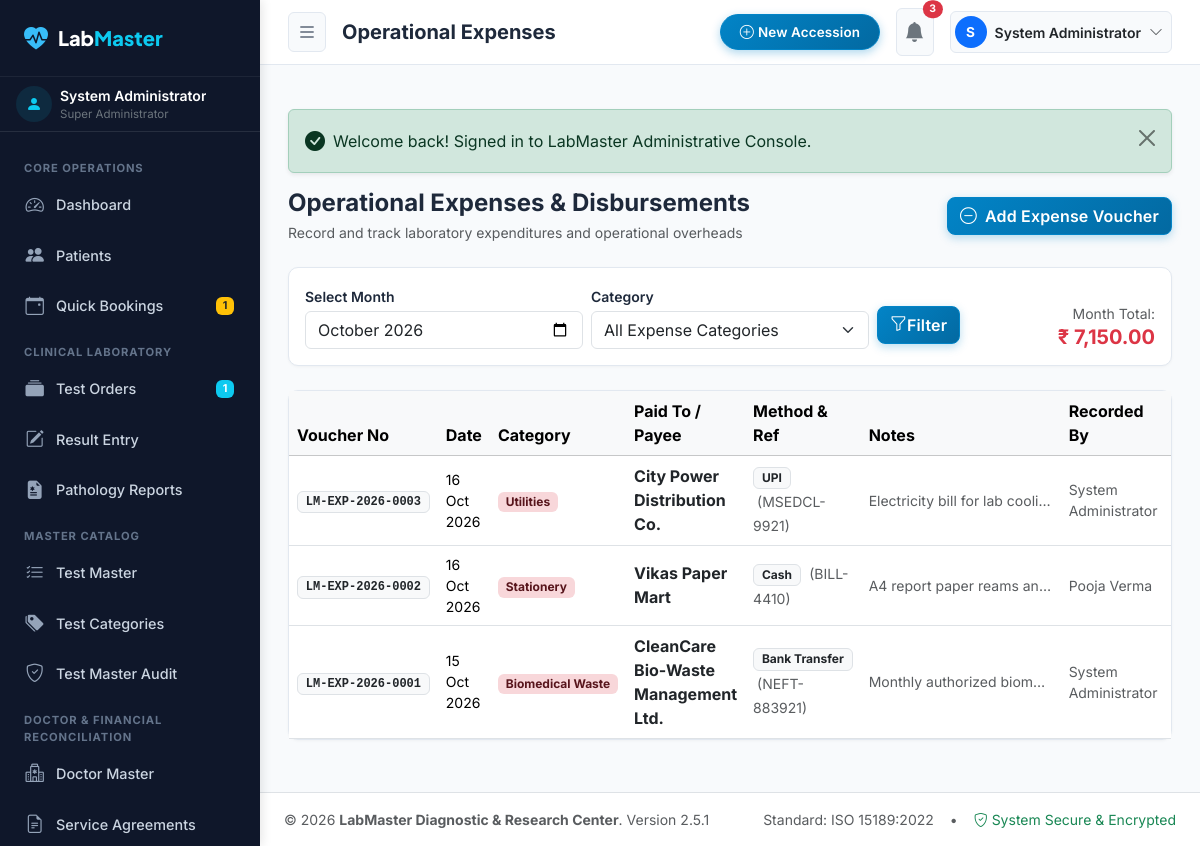
The app's page /admin/accounting/expenses.php (signed in) with its own data.
### tables this page shows
CREATE TABLE `users` (
  `id` INT AUTO_INCREMENT PRIMARY KEY,
  `role_id` INT NOT NULL,
  `username` VARCHAR(50) NOT NULL UNIQUE,
  `email` VARCHAR(100) NOT NULL UNIQUE,
  `password_hash` VARCHAR(255) NOT NULL,
  `full_name` VARCHAR(100) NOT NULL,
  `phone` VARCHAR(20) NULL,
  `designation` VARCHAR(100) NULL,
  `qualification` VARCHAR(150) NULL,
  `registration_number` VARCHAR(50) NULL,
  `signature_image` VARCHAR(255) NULL,
  `is_active` TINYINT(1) DEFAULT 1,
  `failed_logins` INT DEFAULT 0,
  `lockout_until` DATETIME NULL,
  `last_login` DATETIME NULL,
  `created_at` TIMESTAMP DEFAULT CURRENT_TIMESTAMP,
  `updated_at` TIMESTAMP DEFAULT CURRENT_TIMESTAMP ON UPDATE CURRENT_TIMESTAMP,
  FOREIGN KEY (`role_id`) REFERENCES `roles`(`id`),
  INDEX (`username`),
  INDEX (`email`)
);

CREATE TABLE `roles` (
  `id` INT AUTO_INCREMENT PRIMARY KEY,
  `name` VARCHAR(50) NOT NULL UNIQUE,
  `slug` VARCHAR(50) NOT NULL UNIQUE,
  `description` VARCHAR(255) NULL,
  `is_system` TINYINT(1) DEFAULT 0,
  `created_at` TIMESTAMP DEFAULT CURRENT_TIMESTAMP
);

CREATE TABLE `expenses` (
  `id` INT AUTO_INCREMENT PRIMARY KEY,
  `expense_number` VARCHAR(50) NOT NULL UNIQUE,
  `category` VARCHAR(100) NOT NULL,
  `amount` DECIMAL(10,2) NOT NULL,
  `payment_method` ENUM('Cash', 'UPI', 'Bank Transfer', 'Card', 'Cheque') NOT NULL DEFAULT 'Cash',
  `paid_to` VARCHAR(150) NOT NULL,
  `expense_date` DATE NOT NULL,
  `reference_no` VARCHAR(100) NULL,
  `notes` TEXT NULL,
  `recorded_by` INT NULL,
  `created_at` TIMESTAMP DEFAULT CURRENT_TIMESTAMP,
  FOREIGN KEY (`recorded_by`) REFERENCES `users`(`id`) ON DELETE SET NULL,
  INDEX (`expense_number`),
  INDEX (`expense_date`),
  INDEX (`category`)
);

### admin/accounting/expenses.php (the view, shortened to what the rows shown need)
<?php
$pageTitle = 'Operational Expenses';
require_once dirname(__DIR__) . '/includes/auth_guard.php';
$monthFilter = trim($_GET['month'] ?? date('Y-m'));
$sql = "SELECT e.*, u.full_name as recorder_name
        FROM `expenses` e
        LEFT JOIN `users` u ON e.recorded_by = u.id
        WHERE e.expense_date LIKE ?";
$params = ["{$monthFilter}-%"];
$sql .= " ORDER BY e.id DESC";
$expenses = Database::fetchAll($sql, $params);
require_once dirname(__DIR__) . '/includes/header.php';
?>
<div class="d-flex flex-wrap justify-content-between align-items-center mb-4 gap-2">
  <div>
    <h2 class="h4 fw-bold mb-1">Operational Expenses & Disbursements</h2>
  </div>
</div>
<div class="admin-card">
  <div class="admin-card-body p-0">
    <div class="table-responsive">
      <table class="table table-hover align-middle mb-0">
        <thead class="table-light">
          <tr>
            <th>Voucher No</th>
            <th>Date</th>
            <th>Category</th>
            <th>Paid To / Payee</th>
            <th>Method & Ref</th>
            <th>Notes</th>
            <th>Recorded By</th>
            <th class="text-end">Amount</th>
          </tr>
        </thead>
        <tbody>
          <?php if (empty($expenses)): ?>
            <tr><td colspan="9" class="text-center text-muted py-5">No expenses recorded for the selected period.</td></tr>
          <?php else: ?>
            <?php foreach ($expenses as $ex): ?>
              <tr>
                <td><span class="badge bg-light text-dark border font-monospace"><?= e($ex['expense_number']) ?></span></td>
                <td class="small"><?= format_date($ex['expense_date']) ?></td>
                <td><span class="badge bg-danger-subtle text-danger-emphasis"><?= e($ex['category']) ?></span></td>
                <td class="fw-bold text-dark"><?= e($ex['paid_to']) ?></td>
                <td>
                  <span class="badge bg-light text-dark border"><?= e($ex['payment_method']) ?></span>
                  <?php if (!empty($ex['reference_no'])): ?>
                    <span class="text-muted small ms-1">(<?= e($ex['reference_no']) ?>)</span>
                  <?php endif; ?>
                </td>
                <td class="small text-muted text-truncate" style="max-width: 200px;"><?= e($ex['notes'] ?: '-') ?></td>
                <td class="small text-muted"><?= e($ex['recorder_name'] ?: 'Staff') ?></td>
                <td class="text-end fw-bold text-danger"><?= format_currency($ex['amount']) ?></td>
              </tr>
            <?php endforeach; ?>
          <?php endif; ?>
        </tbody>
      </table>
    </div>
  </div>
</div>
<?php require_once dirname(__DIR__) . '/includes/footer.php'; ?>

### admin/includes/header.php (shortened to what the rows shown need)
<?php
require_once __DIR__ . '/auth_guard.php';
$pageTitle = $pageTitle ?? 'Admin Control Center';
?>
<!DOCTYPE html>
<html lang="en">
<head>
  <link href="https://cdn.jsdelivr.net/npm/bootstrap@5.3.3/dist/css/bootstrap.min.css" rel="stylesheet">
  <link rel="stylesheet" href="https://cdn.jsdelivr.net/npm/bootstrap-icons@1.11.3/font/bootstrap-icons.min.css">
  <link rel="stylesheet" href="<?= ASSETS_URL ?>/css/admin.css?v=<?= APP_VERSION ?>">
</head>
<body class="admin-body">
  <?php require_once __DIR__ . '/sidebar.php'; ?>
  <div class="admin-wrapper">
    <header class="admin-topbar">
      <div class="d-flex align-items-center gap-3">
        <h1 class="h5 mb-0 fw-bold d-none d-md-block text-truncate" style="max-width: 450px;">
          <?= e($pageTitle) ?>
        </h1>
      </div>
      <div class="d-flex align-items-center gap-3">
        <div class="dropdown">
          <button class="btn btn-light border-0 d-flex align-items-center gap-2 p-1 pe-2 rounded-pill" type="button" data-bs-toggle="dropdown" aria-expanded="false">
            <div class="rounded-circle bg-primary text-white d-flex align-items-center justify-content-center" style="width: 32px; height: 32px; font-size: 0.85rem; font-weight: 700;">
              <?= strtoupper(substr($currentUser['full_name'], 0, 1)) ?>
            </div>
            <span class="small fw-semibold text-dark d-none d-md-inline"><?= e($currentUser['full_name']) ?></span>
            <i class="bi bi-chevron-down text-muted small"></i>
          </button>
        </div>
      </div>
    </header>
    <main class="admin-content">

### admin/includes/sidebar.php (shortened to what the rows shown need)
<aside class="admin-sidebar">
  <div class="px-3 py-2 border-bottom border-secondary border-opacity-25 d-flex align-items-center gap-2">
    <div class="overflow-hidden">
      <div class="text-white text-truncate fw-semibold small"><?= e($currentUser['full_name']) ?></div>
      <div class="text-secondary text-truncate" style="font-size: 0.72rem;"><?= e($currentUser['role_name']) ?></div>
    </div>
  </div>
</aside>

### records on screen
users: full_name "System Administrator", role.name "Super Administrator", full_name "S"
expenses: expense_number "LM-EXP-2026-0003", expense_date "16 Oct 2026", category "Utilities", paid_to "City Power Distribution Co.", payment_method "UPI", reference_no "MSEDCL-9921", notes "Electricity bill for lab cooli…", recorded_by.full_name "System Administrator"
expenses: expense_number "LM-EXP-2026-0002", expense_date "16 Oct 2026", category "Stationery", paid_to "Vikas Paper Mart", payment_method "Cash", reference_no "BILL-4410", notes "A4 report paper reams an…", recorded_by.full_name "Pooja Verma"
expenses: expense_number "LM-EXP-2026-0001", expense_date "15 Oct 2026", category "Biomedical Waste", paid_to "CleanCare Bio-Waste Management Ltd.", payment_method "Bank Transfer", reference_no "NEFT-883921", notes "Monthly authorized biom…", recorded_by.full_name "System Administrator"

### other values on screen
$pendingBookingsCount "1"
$ordersProcessingCount "1"
$pageTitle "Operational Expenses"
$unreadNotifCount "3"
$flash['message'] "Welcome back! Signed in to LabMaster Administrative Console."
format_currency($totalExpense) "₹ 7,150.00"
Settings::get('lab_name', 'LabMaster Diagnostics') "LabMaster Diagnostic & Research Center"
APP_VERSION "2.5.1"
